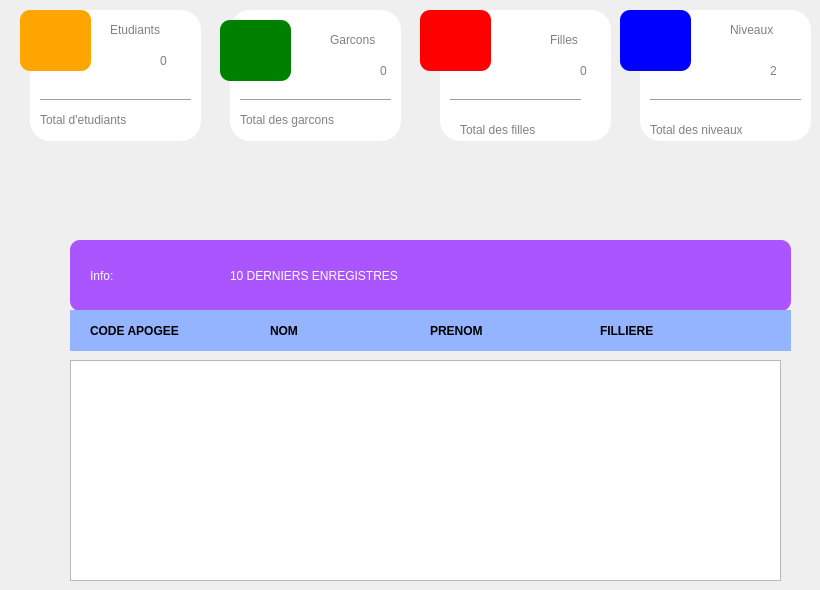
      <widget class="QWidget" name="page">
       <widget class="QLabel" name="label_149">
        <property name="geometry">
         <rect>
          <x>30</x>
          <y>10</y>
          <width>171</width>
          <height>131</height>
         </rect>
        </property>
        <property name="styleSheet">
         <string notr="true">*{
background-color:white;
border-radius:20px;
}</string>
        </property>
        <property name="text">
         <string/>
        </property>
       </widget>
       <widget class="QLabel" name="label_187">
        <property name="geometry">
         <rect>
          <x>230</x>
          <y>10</y>
          <width>171</width>
          <height>131</height>
         </rect>
        </property>
        <property name="styleSheet">
         <string notr="true">*{
background-color:white;
border-radius:20px;
}</string>
        </property>
        <property name="text">
         <string/>
        </property>
       </widget>
       <widget class="QLabel" name="label_209">
        <property name="geometry">
         <rect>
          <x>440</x>
          <y>10</y>
          <width>171</width>
          <height>131</height>
         </rect>
        </property>
        <property name="styleSheet">
         <string notr="true">*{
background-color:white;
border-radius:20px;
}</string>
        </property>
        <property name="text">
         <string/>
        </property>
       </widget>
       <widget class="QLabel" name="label_217">
        <property name="geometry">
         <rect>
          <x>640</x>
          <y>10</y>
          <width>171</width>
          <height>131</height>
         </rect>
        </property>
        <property name="styleSheet">
         <string notr="true">*{
background-color:white;
border-radius:20px;
}</string>
        </property>
        <property name="text">
         <string/>
        </property>
       </widget>
       <widget class="QLabel" name="label_218">
        <property name="geometry">
         <rect>
          <x>620</x>
          <y>10</y>
          <width>71</width>
          <height>61</height>
         </rect>
        </property>
        <property name="styleSheet">
         <string notr="true">*{
	image: url(:/assets/volume-control.png);
border-radius:10px;
background-color:blue;
}</string>
        </property>
        <property name="text">
         <string/>
        </property>
       </widget>
       <widget class="QLabel" name="label_219">
        <property name="geometry">
         <rect>
          <x>420</x>
          <y>10</y>
          <width>71</width>
          <height>61</height>
         </rect>
        </property>
        <property name="styleSheet">
         <string notr="true">*{
	image: url(:/assets/female-student.png);
border-radius:10px;
background-color:red;

}</string>
        </property>
        <property name="text">
         <string/>
        </property>
       </widget>
       <widget class="QLabel" name="label_221">
        <property name="geometry">
         <rect>
          <x>730</x>
          <y>20</y>
          <width>81</width>
          <height>20</height>
         </rect>
        </property>
        <property name="styleSheet">
         <string notr="true">*{
color:grey;
	font: 14pt &quot;MS Sans Serif&quot;;

}</string>
        </property>
        <property name="text">
         <string>Niveaux</string>
        </property>
       </widget>
       <widget class="QLabel" name="label_222">
        <property name="geometry">
         <rect>
          <x>220</x>
          <y>20</y>
          <width>71</width>
          <height>61</height>
         </rect>
        </property>
        <property name="styleSheet">
         <string notr="true">*{
	image: url(:/assets/male-student.png);
border-radius:10px;
background-color:green;
}</string>
        </property>
        <property name="text">
         <string/>
        </property>
       </widget>
       <widget class="QLabel" name="label_223">
        <property name="geometry">
         <rect>
          <x>550</x>
          <y>30</y>
          <width>81</width>
          <height>20</height>
         </rect>
        </property>
        <property name="styleSheet">
         <string notr="true">*{
color:grey;
	font: 14pt &quot;MS Sans Serif&quot;;

}</string>
        </property>
        <property name="text">
         <string>Filles</string>
        </property>
       </widget>
       <widget class="QLabel" name="globalStudents_2">
        <property name="geometry">
         <rect>
          <x>160</x>
          <y>50</y>
          <width>31</width>
          <height>21</height>
         </rect>
        </property>
        <property name="styleSheet">
         <string notr="true">*{
color:grey;
	font: 14pt &quot;MS Sans Serif&quot;;

}</string>
        </property>
        <property name="text">
         <string>0</string>
        </property>
       </widget>
       <widget class="QLabel" name="lab_2">
        <property name="geometry">
         <rect>
          <x>40</x>
          <y>110</y>
          <width>151</width>
          <height>20</height>
         </rect>
        </property>
        <property name="styleSheet">
         <string notr="true">*{
color:grey;
	font: 14pt &quot;MS Sans Serif&quot;;

}</string>
        </property>
        <property name="text">
         <string>Total d'etudiants</string>
        </property>
       </widget>
       <widget class="QLabel" name="totGarcons_2">
        <property name="geometry">
         <rect>
          <x>380</x>
          <y>60</y>
          <width>20</width>
          <height>21</height>
         </rect>
        </property>
        <property name="styleSheet">
         <string notr="true">*{
color:grey;
	font: 14pt &quot;MS Sans Serif&quot;;

}</string>
        </property>
        <property name="text">
         <string>0</string>
        </property>
       </widget>
       <widget class="QLabel" name="label_224">
        <property name="geometry">
         <rect>
          <x>460</x>
          <y>120</y>
          <width>151</width>
          <height>20</height>
         </rect>
        </property>
        <property name="styleSheet">
         <string notr="true">*{
color:grey;
	font: 14pt &quot;MS Sans Serif&quot;;

}</string>
        </property>
        <property name="text">
         <string>Total des filles</string>
        </property>
       </widget>
       <widget class="QLabel" name="Tot_filles_2">
        <property name="geometry">
         <rect>
          <x>580</x>
          <y>60</y>
          <width>20</width>
          <height>21</height>
         </rect>
        </property>
        <property name="styleSheet">
         <string notr="true">*{
color:grey;
	font: 14pt &quot;MS Sans Serif&quot;;

}</string>
        </property>
        <property name="text">
         <string>0</string>
        </property>
       </widget>
       <widget class="Line" name="line_30">
        <property name="geometry">
         <rect>
          <x>650</x>
          <y>90</y>
          <width>151</width>
          <height>21</height>
         </rect>
        </property>
        <property name="orientation">
         <enum>Qt::Horizontal</enum>
        </property>
       </widget>
       <widget class="QLabel" name="label_225">
        <property name="geometry">
         <rect>
          <x>330</x>
          <y>30</y>
          <width>81</width>
          <height>20</height>
         </rect>
        </property>
        <property name="styleSheet">
         <string notr="true">*{
color:grey;
	font: 14pt &quot;MS Sans Serif&quot;;

}</string>
        </property>
        <property name="text">
         <string>Garcons</string>
        </property>
       </widget>
       <widget class="QLabel" name="label_227">
        <property name="geometry">
         <rect>
          <x>110</x>
          <y>20</y>
          <width>81</width>
          <height>20</height>
         </rect>
        </property>
        <property name="styleSheet">
         <string notr="true">*{
color:grey;
	font: 14pt &quot;MS Sans Serif&quot;;

}</string>
        </property>
        <property name="text">
         <string>Etudiants</string>
        </property>
       </widget>
       <widget class="QLabel" name="label_228">
        <property name="geometry">
         <rect>
          <x>650</x>
          <y>120</y>
          <width>151</width>
          <height>20</height>
         </rect>
        </property>
        <property name="styleSheet">
         <string notr="true">*{
color:grey;
	font: 14pt &quot;MS Sans Serif&quot;;

}</string>
        </property>
        <property name="text">
         <string>Total des niveaux</string>
        </property>
       </widget>
       <widget class="Line" name="line_31">
        <property name="geometry">
         <rect>
          <x>240</x>
          <y>90</y>
          <width>151</width>
          <height>21</height>
         </rect>
        </property>
        <property name="orientation">
         <enum>Qt::Horizontal</enum>
        </property>
       </widget>
       <widget class="QLabel" name="label_229">
        <property name="geometry">
         <rect>
          <x>770</x>
          <y>60</y>
          <width>20</width>
          <height>21</height>
         </rect>
        </property>
        <property name="styleSheet">
         <string notr="true">*{
color:grey;
	font: 14pt &quot;MS Sans Serif&quot;;

}</string>
        </property>
        <property name="text">
         <string>2</string>
        </property>
       </widget>
       <widget class="Line" name="line_32">
        <property name="geometry">
         <rect>
          <x>40</x>
          <y>90</y>
          <width>151</width>
          <height>20</height>
         </rect>
        </property>
        <property name="orientation">
         <enum>Qt::Horizontal</enum>
        </property>
       </widget>
       <widget class="QLabel" name="label_230">
        <property name="geometry">
         <rect>
          <x>240</x>
          <y>110</y>
          <width>161</width>
          <height>20</height>
         </rect>
        </property>
        <property name="styleSheet">
         <string notr="true">*{
color:grey;
	font: 14pt &quot;MS Sans Serif&quot;;

}</string>
        </property>
        <property name="text">
         <string>Total des garcons</string>
        </property>
       </widget>
       <widget class="Line" name="line_33">
        <property name="geometry">
         <rect>
          <x>450</x>
          <y>90</y>
          <width>131</width>
          <height>21</height>
         </rect>
        </property>
        <property name="orientation">
         <enum>Qt::Horizontal</enum>
        </property>
       </widget>
       <widget class="QLabel" name="label_231">
        <property name="geometry">
         <rect>
          <x>70</x>
          <y>240</y>
          <width>721</width>
          <height>71</height>
         </rect>
        </property>
        <property name="styleSheet">
         <string notr="true">*
{
border-radius:10px;
	background-color: rgb(170, 85, 255);
}</string>
        </property>
        <property name="text">
         <string/>
        </property>
       </widget>
       <widget class="QTableView" name="masterView">
        <property name="geometry">
         <rect>
          <x>70</x>
          <y>360</y>
          <width>711</width>
          <height>221</height>
         </rect>
        </property>
       </widget>
       <widget class="QLabel" name="label_237">
        <property name="geometry">
         <rect>
          <x>70</x>
          <y>310</y>
          <width>721</width>
          <height>41</height>
         </rect>
        </property>
        <property name="styleSheet">
         <string notr="true">*{
background-color: rgb(148, 180, 255);

}
</string>
        </property>
        <property name="text">
         <string/>
        </property>
       </widget>
       <widget class="QLabel" name="label_234">
        <property name="geometry">
         <rect>
          <x>90</x>
          <y>320</y>
          <width>111</width>
          <height>21</height>
         </rect>
        </property>
        <property name="styleSheet">
         <string notr="true">*{
font-weight: bold;
	
	color:black;
	font: 63 12pt &quot;Yu Gothic UI Semibold&quot;;
}</string>
        </property>
        <property name="text">
         <string>CODE APOGEE</string>
        </property>
       </widget>
       <widget class="QLabel" name="label_238">
        <property name="geometry">
         <rect>
          <x>270</x>
          <y>320</y>
          <width>111</width>
          <height>21</height>
         </rect>
        </property>
        <property name="styleSheet">
         <string notr="true">*{
font-weight: bold;
	
	color:black;
	font: 63 12pt &quot;Yu Gothic UI Semibold&quot;;
}</string>
        </property>
        <property name="text">
         <string>NOM</string>
        </property>
       </widget>
       <widget class="QLabel" name="label_233">
        <property name="geometry">
         <rect>
          <x>430</x>
          <y>320</y>
          <width>111</width>
          <height>21</height>
         </rect>
        </property>
        <property name="styleSheet">
         <string notr="true">*{
font-weight: bold;
	
	color:black;
	font: 63 12pt &quot;Yu Gothic UI Semibold&quot;;
}</string>
        </property>
        <property name="text">
         <string>PRENOM</string>
        </property>
       </widget>
       <widget class="QLabel" name="label_232">
        <property name="geometry">
         <rect>
          <x>600</x>
          <y>320</y>
          <width>111</width>
          <height>21</height>
         </rect>
        </property>
        <property name="styleSheet">
         <string notr="true">*{
font-weight: bold;
	
	color:black;
	font: 63 12pt &quot;Yu Gothic UI Semibold&quot;;
}</string>
        </property>
        <property name="text">
         <string>FILLIERE</string>
        </property>
       </widget>
       <widget class="QLabel" name="label_226">
        <property name="geometry">
         <rect>
          <x>90</x>
          <y>260</y>
          <width>41</width>
          <height>31</height>
         </rect>
        </property>
        <property name="styleSheet">
         <string notr="true">*{
	font: 12pt &quot;MS Reference Sans Serif&quot;;
color:white;
}</string>
        </property>
        <property name="text">
         <string>Info:</string>
        </property>
       </widget>
       <widget class="QLabel" name="label_239">
        <property name="geometry">
         <rect>
          <x>130</x>
          <y>240</y>
          <width>101</width>
          <height>61</height>
         </rect>
        </property>
        <property name="styleSheet">
         <string notr="true">image: url(:/assets/icons8-etudiant-homme-64.png);</string>
        </property>
        <property name="text">
         <string/>
        </property>
       </widget>
       <widget class="QLabel" name="label_240">
        <property name="geometry">
         <rect>
          <x>230</x>
          <y>260</y>
          <width>261</width>
          <height>31</height>
         </rect>
        </property>
        <property name="styleSheet">
         <string notr="true">*{
	font: 12pt &quot;MS Reference Sans Serif&quot;;
color:white;
}</string>
        </property>
        <property name="text">
         <string>10 DERNIERS ENREGISTRES</string>
        </property>
       </widget>
       <widget class="QLabel" name="label_389">
        <property name="geometry">
         <rect>
          <x>20</x>
          <y>10</y>
          <width>71</width>
          <height>61</height>
         </rect>
        </property>
        <property name="styleSheet">
         <string notr="true">*{
border-radius:10px;
background-color:orange;
	image: url(:/assets/team.png);
}</string>
        </property>
        <property name="text">
         <string/>
        </property>
       </widget>
      </widget>
